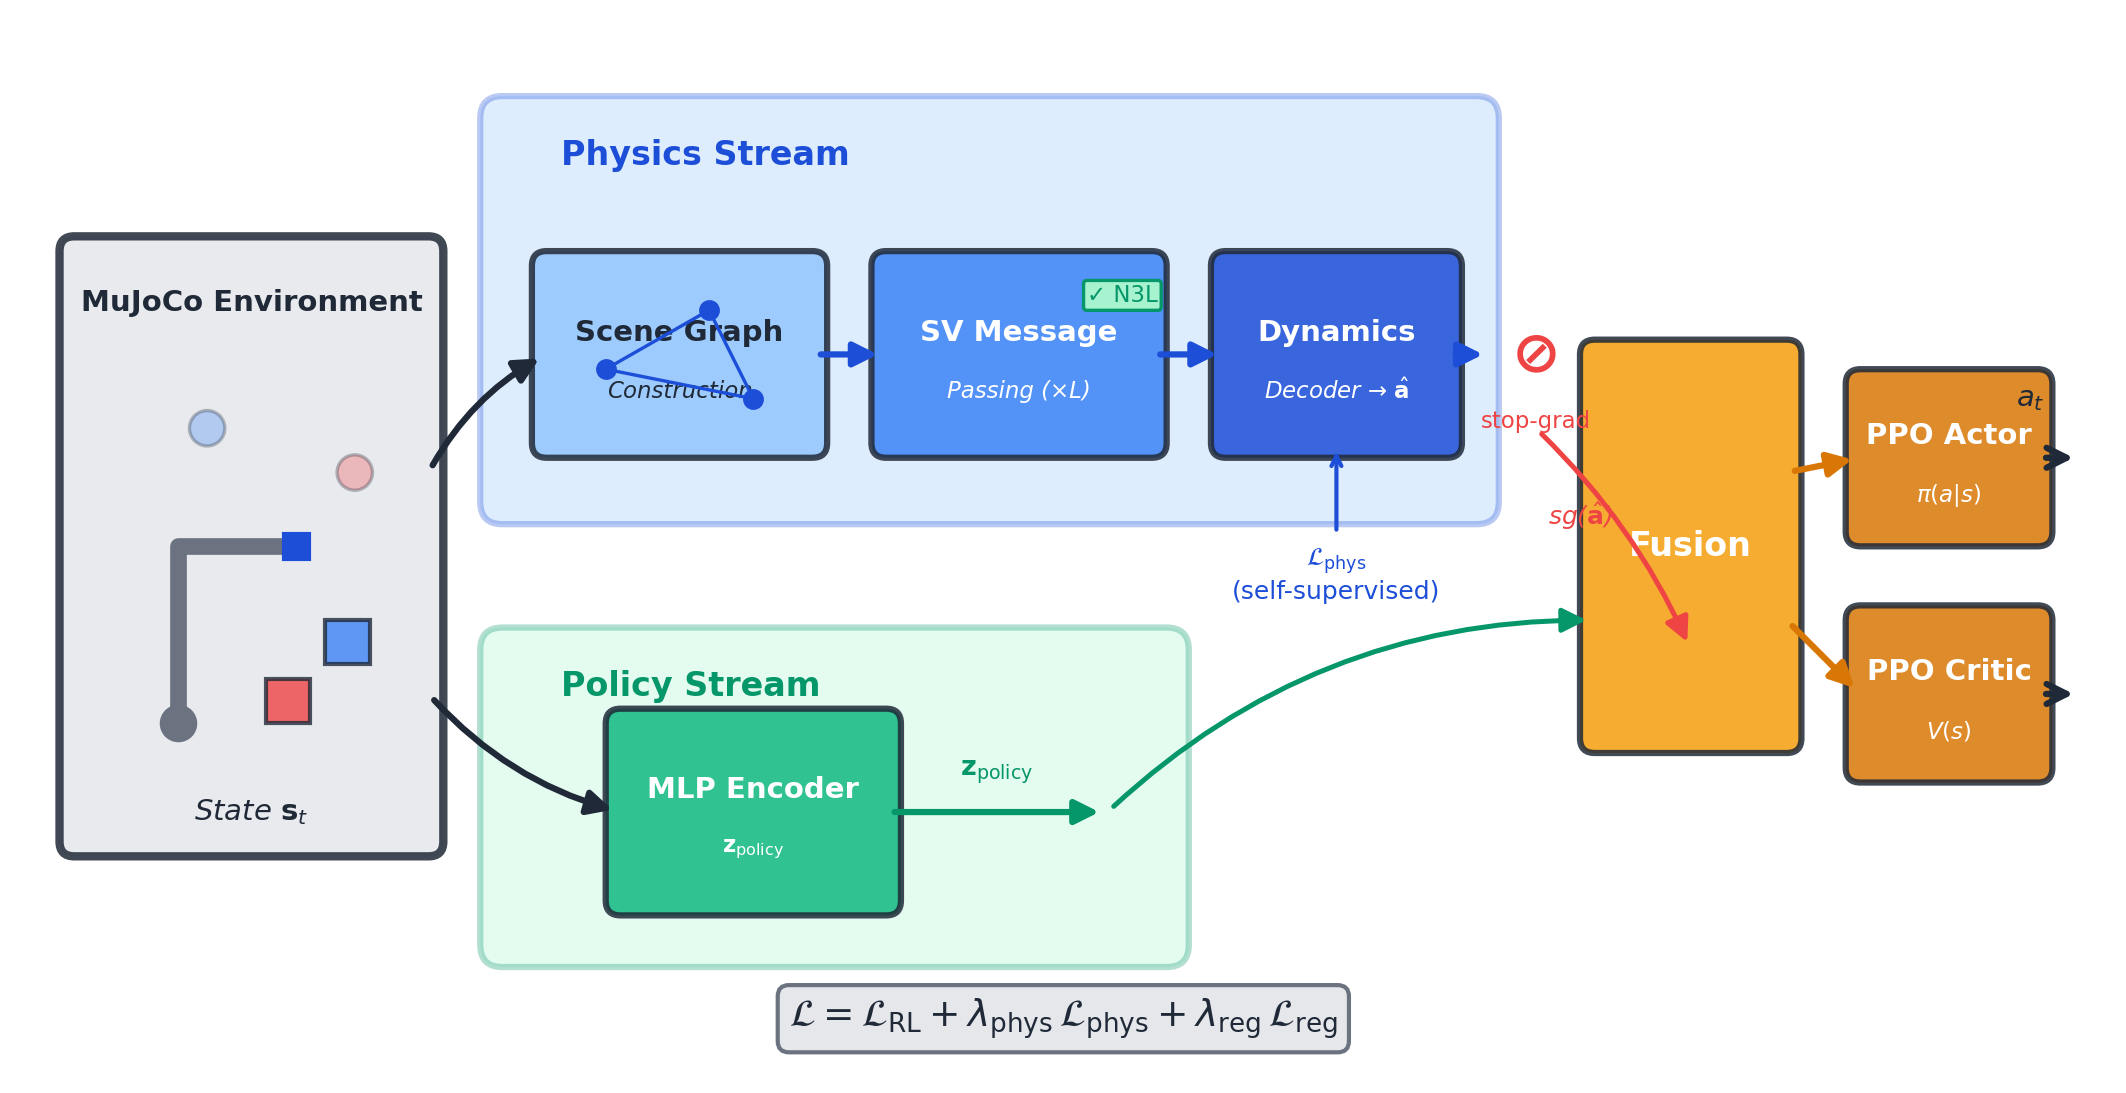

Write Python code to recreate this figure.
#!/usr/bin/env python3
"""
Fig 1: PhysRobot System Overview — Draft Skeleton
Generates a block-diagram overview of the dual-stream architecture.

Usage:
    python fig1_system_overview.py          # saves fig1_system_overview.png
    python fig1_system_overview.py --pdf    # saves fig1_system_overview.pdf
"""

import sys
import matplotlib.pyplot as plt
import matplotlib.patches as mpatches
from matplotlib.patches import FancyBboxPatch, FancyArrowPatch
import numpy as np

# ── Color palette ──────────────────────────────────────────────────────────
BLUE_LIGHT = "#93C5FD"
BLUE       = "#3B82F6"
BLUE_DARK  = "#1D4ED8"
GREEN_LIGHT= "#A7F3D0"
GREEN      = "#10B981"
GREEN_DARK = "#059669"
ORANGE_LIGHT="#FDE68A"
ORANGE     = "#F59E0B"
ORANGE_DARK= "#D97706"
RED        = "#EF4444"
GRAY       = "#6B7280"
GRAY_LIGHT = "#E5E7EB"
WHITE      = "#FFFFFF"
DARK       = "#1F2937"

# ── Figure setup ───────────────────────────────────────────────────────────
fig, ax = plt.subplots(1, 1, figsize=(7.0, 3.5), dpi=200)
ax.set_xlim(0, 14)
ax.set_ylim(0, 7)
ax.set_aspect("equal")
ax.axis("off")


def draw_box(ax, xy, w, h, label, color, text_color=DARK, fontsize=8,
             sublabel=None, rounded=True, linewidth=1.5, alpha=0.85):
    """Draw a rounded rectangle with label."""
    style = "round,pad=0.1" if rounded else "square,pad=0.05"
    box = FancyBboxPatch(xy, w, h,
                         boxstyle=style,
                         facecolor=color, edgecolor=DARK,
                         linewidth=linewidth, alpha=alpha,
                         zorder=2)
    ax.add_patch(box)
    cx, cy = xy[0] + w / 2, xy[1] + h / 2
    if sublabel:
        ax.text(cx, cy + 0.15, label, ha="center", va="center",
                fontsize=fontsize, fontweight="bold", color=text_color, zorder=3)
        ax.text(cx, cy - 0.25, sublabel, ha="center", va="center",
                fontsize=fontsize - 1.5, color=text_color, zorder=3, style="italic")
    else:
        ax.text(cx, cy, label, ha="center", va="center",
                fontsize=fontsize, fontweight="bold", color=text_color, zorder=3)


def arrow(ax, start, end, color=DARK, lw=1.5, style="-|>", connectionstyle="arc3,rad=0"):
    """Draw an arrow."""
    a = FancyArrowPatch(start, end,
                        arrowstyle=style, color=color,
                        linewidth=lw, mutation_scale=12,
                        connectionstyle=connectionstyle,
                        zorder=4)
    ax.add_patch(a)


# ═══════════════════════════════════════════════════════════════════════════
# INPUT BLOCK (left)
# ═══════════════════════════════════════════════════════════════════════════

# MuJoCo scene box
draw_box(ax, (0.3, 1.5), 2.4, 4.0, "", GRAY_LIGHT, linewidth=2)
ax.text(1.5, 5.15, "MuJoCo Environment", ha="center", va="center",
        fontsize=7, fontweight="bold", color=DARK)

# Robot arm (simple L-shape)
ax.plot([1.0, 1.0, 1.8], [2.3, 3.5, 3.5], color=GRAY, linewidth=4,
        solid_capstyle="round", zorder=3)
ax.plot(1.0, 2.3, "o", color=GRAY, markersize=8, zorder=3)  # base
ax.plot(1.8, 3.5, "s", color=BLUE_DARK, markersize=6, zorder=3)  # ee

# Boxes
for (bx, by, c) in [(1.6, 2.3, "#EF4444"), (2.0, 2.7, "#3B82F6")]:
    rect = plt.Rectangle((bx, by), 0.3, 0.3, facecolor=c, edgecolor=DARK,
                          linewidth=1, zorder=3, alpha=0.8)
    ax.add_patch(rect)

# Goals (circles)
for (gx, gy, c) in [(2.2, 4.0, "#EF4444"), (1.2, 4.3, "#3B82F6")]:
    circle = plt.Circle((gx, gy), 0.12, facecolor=c, edgecolor=DARK,
                         linewidth=0.8, alpha=0.3, zorder=3)
    ax.add_patch(circle)

# State output label
ax.text(1.5, 1.7, r"State $\mathbf{s}_t$", ha="center", va="center",
        fontsize=7, color=DARK, style="italic")


# ═══════════════════════════════════════════════════════════════════════════
# PHYSICS STREAM (top-center) — Blue
# ═══════════════════════════════════════════════════════════════════════════

# Background band
physics_bg = FancyBboxPatch((3.2, 3.8), 6.6, 2.6,
                             boxstyle="round,pad=0.15",
                             facecolor=BLUE_LIGHT, edgecolor=BLUE_DARK,
                             linewidth=1.5, alpha=0.3, zorder=1)
ax.add_patch(physics_bg)
ax.text(3.6, 6.15, "Physics Stream", ha="left", va="center",
        fontsize=8, fontweight="bold", color=BLUE_DARK)

# Scene Graph Construction
draw_box(ax, (3.5, 4.2), 1.8, 1.2, "Scene Graph", BLUE_LIGHT,
         sublabel="Construction", fontsize=7)

# Small graph icon inside
for (nx, ny) in [(3.9, 4.7), (4.6, 5.1), (4.9, 4.5)]:
    ax.plot(nx, ny, "o", color=BLUE_DARK, markersize=4, zorder=5)
ax.plot([3.9, 4.6], [4.7, 5.1], color=BLUE_DARK, linewidth=0.8, zorder=4)
ax.plot([4.6, 4.9], [5.1, 4.5], color=BLUE_DARK, linewidth=0.8, zorder=4)
ax.plot([3.9, 4.9], [4.7, 4.5], color=BLUE_DARK, linewidth=0.8, zorder=4)

# SV Message Passing
draw_box(ax, (5.8, 4.2), 1.8, 1.2, "SV Message", BLUE,
         sublabel="Passing (×L)", text_color=WHITE, fontsize=7)
# Conservation badge
ax.text(7.4, 5.2, "✓ N3L", ha="center", va="center",
        fontsize=5.5, color=GREEN_DARK,
        bbox=dict(boxstyle="round,pad=0.15", facecolor=GREEN_LIGHT,
                  edgecolor=GREEN_DARK, linewidth=0.8),
        zorder=5)

# Dynamics Decoder
draw_box(ax, (8.1, 4.2), 1.5, 1.2, "Dynamics", BLUE_DARK,
         sublabel=r"Decoder → $\hat{\mathbf{a}}$", text_color=WHITE, fontsize=7)

# Arrows in Physics Stream
arrow(ax, (5.3, 4.8), (5.8, 4.8), color=BLUE_DARK)
arrow(ax, (7.6, 4.8), (8.1, 4.8), color=BLUE_DARK)

# Physics loss (self-supervised) — side annotation
ax.annotate(r"$\mathcal{L}_\mathrm{phys}$" + "\n(self-supervised)",
            xy=(8.85, 4.2), xytext=(8.85, 3.5),
            ha="center", va="top", fontsize=6, color=BLUE_DARK,
            arrowprops=dict(arrowstyle="->", color=BLUE_DARK, lw=1),
            zorder=5)


# ═══════════════════════════════════════════════════════════════════════════
# POLICY STREAM (bottom-center) — Green
# ═══════════════════════════════════════════════════════════════════════════

policy_bg = FancyBboxPatch((3.2, 0.8), 4.5, 2.0,
                            boxstyle="round,pad=0.15",
                            facecolor=GREEN_LIGHT, edgecolor=GREEN_DARK,
                            linewidth=1.5, alpha=0.3, zorder=1)
ax.add_patch(policy_bg)
ax.text(3.6, 2.55, "Policy Stream", ha="left", va="center",
        fontsize=8, fontweight="bold", color=GREEN_DARK)

draw_box(ax, (4.0, 1.1), 1.8, 1.2, "MLP Encoder", GREEN,
         sublabel=r"$\mathbf{z}_\mathrm{policy}$", text_color=WHITE, fontsize=7)

arrow(ax, (5.8, 1.7), (7.3, 1.7), color=GREEN_DARK)
ax.text(6.55, 1.95, r"$\mathbf{z}_\mathrm{policy}$", ha="center",
        fontsize=6.5, color=GREEN_DARK, style="italic")


# ═══════════════════════════════════════════════════════════════════════════
# SPLIT ARROWS from Input
# ═══════════════════════════════════════════════════════════════════════════

# Top arrow to Physics Stream
arrow(ax, (2.7, 4.0), (3.5, 4.8), color=DARK, lw=1.5,
      connectionstyle="arc3,rad=-0.15")
# Bottom arrow to Policy Stream
arrow(ax, (2.7, 2.5), (4.0, 1.7), color=DARK, lw=1.5,
      connectionstyle="arc3,rad=0.15")


# ═══════════════════════════════════════════════════════════════════════════
# STOP-GRADIENT + FUSION (right-center) — Orange
# ═══════════════════════════════════════════════════════════════════════════

# Stop-gradient symbol
ax.text(10.2, 4.8, "⊘", ha="center", va="center",
        fontsize=14, color=RED, fontweight="bold", zorder=5)
ax.text(10.2, 4.35, "stop-grad", ha="center", va="center",
        fontsize=5.5, color=RED, zorder=5)

# Arrow from decoder to stop-grad
arrow(ax, (9.6, 4.8), (9.9, 4.8), color=BLUE_DARK)

# Fusion box
draw_box(ax, (10.6, 2.2), 1.3, 2.6, "Fusion", ORANGE,
         text_color=WHITE, fontsize=8)

# Arrow from stop-grad down to fusion
arrow(ax, (10.2, 4.3), (11.25, 4.8 - 2.0), color=RED, lw=1.2,
      connectionstyle="arc3,rad=-0.1")
ax.text(10.5, 3.65, r"sg($\hat{\mathbf{a}}$)", ha="center",
        fontsize=6, color=RED, style="italic")

# Arrow from policy stream to fusion
arrow(ax, (7.3, 1.7), (10.6, 3.0), color=GREEN_DARK, lw=1.2,
      connectionstyle="arc3,rad=-0.2")


# ═══════════════════════════════════════════════════════════════════════════
# PPO OUTPUT (far right)
# ═══════════════════════════════════════════════════════════════════════════

# PPO Actor
draw_box(ax, (12.4, 3.6), 1.2, 1.0, "PPO Actor", ORANGE_DARK,
         sublabel=r"$\pi(a|s)$", text_color=WHITE, fontsize=7)

# PPO Critic
draw_box(ax, (12.4, 2.0), 1.2, 1.0, "PPO Critic", ORANGE_DARK,
         sublabel=r"$V(s)$", text_color=WHITE, fontsize=7)

# Arrows from fusion to PPO
arrow(ax, (11.9, 4.0), (12.4, 4.1), color=ORANGE_DARK)
arrow(ax, (11.9, 3.0), (12.4, 2.5), color=ORANGE_DARK)

# Output arrows
arrow(ax, (13.6, 4.1), (13.9, 4.1), color=DARK, style="->")
ax.text(13.55, 4.45, r"$a_t$", ha="center", fontsize=7, color=DARK)
arrow(ax, (13.6, 2.5), (13.9, 2.5), color=DARK, style="->")


# ═══════════════════════════════════════════════════════════════════════════
# LOSS EQUATION (bottom)
# ═══════════════════════════════════════════════════════════════════════════

ax.text(7.0, 0.3,
        r"$\mathcal{L} = \mathcal{L}_\mathrm{RL} "
        r"+ \lambda_\mathrm{phys}\,\mathcal{L}_\mathrm{phys} "
        r"+ \lambda_\mathrm{reg}\,\mathcal{L}_\mathrm{reg}$",
        ha="center", va="center", fontsize=9, color=DARK,
        bbox=dict(boxstyle="round,pad=0.3", facecolor=GRAY_LIGHT,
                  edgecolor=GRAY, linewidth=1),
        zorder=5)


# ═══════════════════════════════════════════════════════════════════════════
# Save
# ═══════════════════════════════════════════════════════════════════════════

plt.tight_layout(pad=0.2)

if "--pdf" in sys.argv:
    plt.savefig("fig1_system_overview.pdf", bbox_inches="tight", dpi=300)
    print("Saved fig1_system_overview.pdf")
else:
    plt.savefig("fig1_system_overview.png", bbox_inches="tight", dpi=300)
    print("Saved fig1_system_overview.png")

plt.close()
